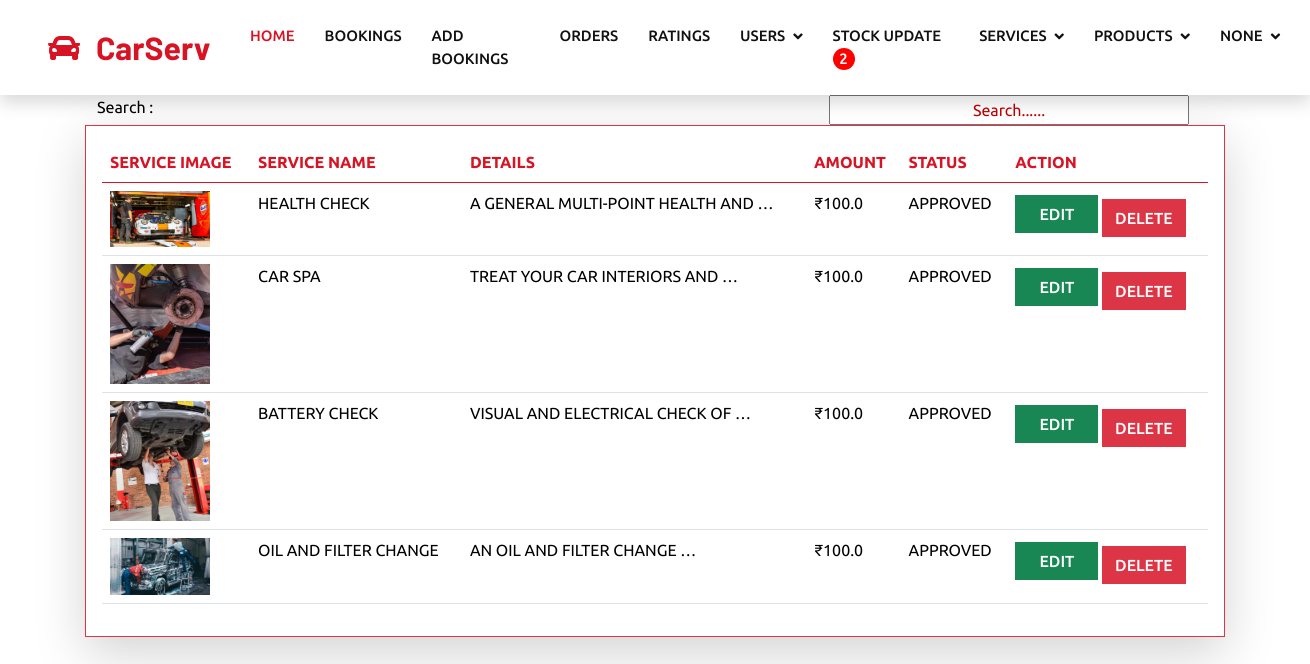
Page /AdminViewServices on the committed database.
### Serv_Booking/models.py (models this page shows, shortened)
class services(models.Model):
    service_name = models.CharField(max_length=255)
    service_discription = models.TextField()
    service_amount = models.FloatField()
    service_image = models.FileField(upload_to='services_images/', null=True, blank=True)
    status = models.CharField(max_length=255,default='approved')

### Serv_Booking/views.py (the view)
# urls.py: path('AdminViewServices', views.AdminViewServices),
def AdminViewServices(request):
    data = services.objects.all()
    return render(request, 'Admin/AdminViewServices.html', {'admin': request.session.get('admin'),'services': data,'count':countstock()})

### Serv_Booking/views.py (called while the page is built)
def countstock():
    data = Products.objects.all()
    count = 0
    for i in data:
        if i.quantity <= 5:
            count +=1
    return count

### templates/Admin/AdminViewServices.html (shortened to what this page needs)
{% extends 'Admin/Base.html' %}
    {% block content %}
    {%if services.exists %}
     <div class="container">
        <div class="row col-12">
            <div class="col-4 ">
                <label for="search-input">Search :</label>
            </div>
            <div class="col-md-8 d-flex flex-row-reverse">
                <input type="text" style="width:50%;" id="search-input" onkeyup="searchTable()" placeholder="Search......" >
            </div>
         </div>
     </div>
     <div class="container border border-danger rounded shadow-lg p-3 mb-5 bg-white">
        <div class="row">
            <div class="col-md-12 table-responsive">
                <table id="booking-table" class="table table-hover">
                    <thead class="text-uppercase">
                        <tr style="color: #D81324;">
                            <th scope="col">Service Image</th>
                            <th scope="col">Service Name</th>
                            <th scope="col">Details</th>
                            <th scope="col">Amount</th>
                            <th scope="col">Status</th>
                            <th scope="col">Action</th>
                        </tr>
                    </thead>
                    <tbody class="text-uppercase" style="color: #000000;">
                        {% for i in services %}
                        <tr>
                            <td>
                                <img src="{{ i.service_image.url }}" alt="Current Image" width="100px" height="auto">
                            </td>
                            <td>{{ i.service_name }}</td>
                            <td>{{ i.service_discription|truncatewords:5 }}</td>
                            <td>₹{{ i.service_amount }}</td>
                            <td>{{ i.status }}</td>
                            <td>
                                <button class="btn btn-success edit-btn" style="width: 83px;" data-bs-toggle="modal" data-bs-target="#editModal"
                                        data-id="{{ i.pk }}" data-name="{{ i.service_name }}" data-details="{{ i.service_discription }}"
                                        data-price="{{ i.service_amount }}"  data-status="{{ i.status }}">
                                    Edit
                                </button>
                                <button class="btn btn-danger delete-btn mt-2" data-bs-toggle="modal" data-bs-target="#deleteModal"
                                        data-id="{{ i.pk }}" data-name="{{ i.service_name }}">
                                    Delete
                                </button>
                            </td>
                        </tr>
                        {% endfor %}
                    </tbody>
                </table>
            </div>
        </div>
    </div>
    {%else%}
                {% load static %}
    {%endif%}
    {% endblock %}

### static/css/style.css (style rules this page uses)
:root { --primary: #D81324; --secondary: #0B2154; --light: #F2F2F2; --dark: #111111; }
.btn { font-weight: 500; text-transform: uppercase; transition: .5s; }
input::placeholder { text-align: center; color: #c20000; }

### rows in the picture
services: service_image (picture), service_name "HEALTH CHECK", service_discription "A GENERAL MULTI-POINT HEALTH AND …", service_amount "100.0", status "APPROVED"
services: service_image (picture), service_name "CAR SPA", service_discription "TREAT YOUR CAR INTERIORS AND …", service_amount "100.0", status "APPROVED"
services: service_image (picture), service_name "BATTERY CHECK", service_discription "VISUAL AND ELECTRICAL CHECK OF …", service_amount "100.0", status "APPROVED"
services: service_image (picture), service_name "OIL AND FILTER CHANGE", service_discription "AN OIL AND FILTER CHANGE …", service_amount "100.0", status "APPROVED"

### other values in the picture
{{ count }} "2"
{{ admin }} "NONE"
